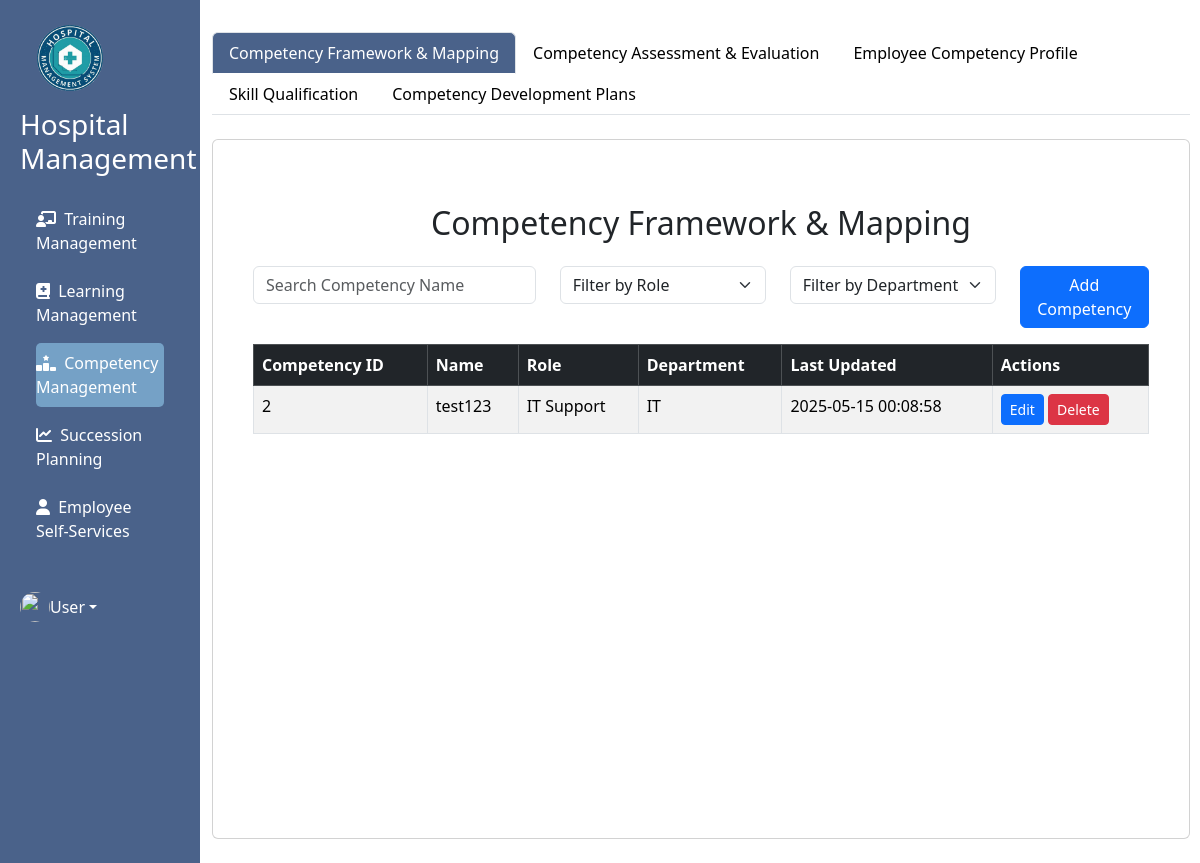
Page /hr_2/admin/competency/competency.php on the committed database.
### tables this page shows
CREATE TABLE `competency_framework` (
  `COMPETENCY_ID` int(11) NOT NULL,
  `NAME` varbinary(45) DEFAULT NULL,
  `ROLE` varbinary(45) DEFAULT NULL,
  `DEPARTMENT` varbinary(45) DEFAULT NULL,
  `LASTUPDATE` timestamp NULL DEFAULT current_timestamp() ON UPDATE current_timestamp(),
  `DESCRIPTION` blob DEFAULT NULL
);

### hr_2/admin/competency/competency.php (the view, shortened to what this page needs)
<?php
require_once("../../../phpcon/conn.php");
?>
<!DOCTYPE html>
<html lang="en">
<head>
    <link href="https://cdn.jsdelivr.net/npm/bootstrap@5.3.3/dist/css/bootstrap.min.css" rel="stylesheet">
    <link rel="stylesheet" href="https://cdnjs.cloudflare.com/ajax/libs/font-awesome/5.15.3/css/all.min.css" />
    <link rel="stylesheet" href="https://cdnjs.cloudflare.com/ajax/libs/font-awesome/6.5.2/css/all.min.css" />
    <link rel="stylesheet" href="https://site-assets.fontawesome.com/releases/v6.5.2/css/all.css" />
    <link href='https://unpkg.com/boxicons@2.1.4/css/boxicons.min.css' rel='stylesheet'>
    <link href="https://cdn.jsdelivr.net/npm/fullcalendar@6.1.9/main.min.css" rel="stylesheet" />
    <link rel="stylesheet" href="../../../tm.css?v=4.7">
</head>
<body>
<div class="container-fluid">
    <div class="row flex-nowrap">
        <div class="col-auto col-md-2 col-xl-2 px-sm-1 px-0 min-vh-100 bg-side">
            <div class="d-flex flex-column align-items-center align-items-sm-start px-3 pt-2 text-white">
                <a href="#!" class="d-flex text-decoration-none align-items-center mb-md-0 text-white">
                    <span class="fs-5 d-none d-sm-inline" style="color: white;">
                        <div class="media align-items-center">
                            <img src="logo.png" width="100" class="mr-3" alt="">
                        </div>
                        <h3>Hospital Management</h3>
                    </span>
                </a>
                <ul class="nav nav-link flex-column mb-sm-auto mb-0 align-items-center align-items-sm-center" id="menu">
                <li class="nav-item mt-2">
                        <a href="../training_management/training_management.php" class="nav-link  align-middle px-0 text-start">
                            <i class="fa-solid fa-chalkboard-user"></i>
                            <span class="ms-1 d-none d-sm-inline">Training Management</span>
                        </a>
                    </li>
                    <li class="nav-item mt-2">
                        <a href="../learning/learning.php" class="nav-link align-middle px-0 text-start">
                            <i class="fa-solid fa-book-medical"></i>
                            <span class="ms-1 d-none d-sm-inline">Learning Management</span>
                        </a>
                    </li>
                    <li class="nav-item mt-2">
                        <a href="../competency/competency.php" class="nav-link active align-middle px-0 text-start">
                            <i class="fa-solid fa-ranking-star"></i>
                            <span class="ms-1 d-none d-sm-inline">Competency Management</span>
                        </a>
                    </li>
                    <li class="nav-item mt-2">
                        <a href="../succession/succession.php" class="nav-link  align-middle px-0 text-start">
                            <i class="fa-solid fa-chart-line"></i>
                            <span class="ms-1 d-none d-sm-inline">Succession Planning</span>
                        </a>
                    </li>
                    <li class="nav-item mt-2">
                        <a href="../ESS/ess.php" class="nav-link  align-middle px-0 text-start">
                            <i class="fa-solid fa-user"></i>
                            <span class="ms-1 d-none d-sm-inline">Employee Self-Services</span>
                        </a>
                    </li>
                </ul>
                <div class="dropdown pb-4">
                  <a href="#" class="d-flex align-items-center text-white text-decoration-none dropdown-toggle" id="ddUser" data-bs-toggle="dropdown" aria-expanded="false">
                  <img src="" width="30" height="30" alt="" class="rounded-circle">
                  <span class="user" id="user">User</span></a>
                </div>
            </div>
        </div>
        <div class="col main-content py-4">
            <div class="row">
                <div class="col">
              <nav class="navbar navbar-expand-lg">
              <ul class="nav nav-tabs mb-3" id="pills-tab" role="tablist">
  <li class="nav-item">
    <button class="nav-link  active" id="pillsTI-tab" data-bs-toggle="pill" data-bs-target="#pillsCFM" aria-controls="pillsTPM" aria-selected="true">Competency Framework & Mapping</button>
  </li>
  <li class="nav-item">
    <button class="nav-link for-pills" id="pillsCPM-tab" data-bs-toggle="pill" data-bs-target="#pillsCAE" aria-controls="pillsCPM" aria-selected="false">Competency Assessment & Evaluation
    </button>
  </li>
  <li class="nav-item">
    <button class="nav-link for-pills" id="pillsSPD-tab" data-bs-toggle="pill" data-bs-target="#pillsECP" aria-controls="pillsEnrollment" aria-selected="false">Employee Competency Profile
    </button>
  </li>
  <li class="nav-item">
    <button class="nav-link for-pills" id="pillsSI-tab" data-bs-toggle="pill" data-bs-target="#pillsSGATR" aria-controls="pillsFaculty" aria-selected="false">Skill Qualification
    </button>
  </li>
  <li class="nav-item">
    <button class="nav-link for-pills" id="pillsSI-tab" data-bs-toggle="pill" data-bs-target="#pillsCDP" aria-controls="pillsFaculty" aria-selected="false">Competency Development Plans
    </button>
  </li>
</ul>
              </nav>
                <div class="card" style="height: 700px; overflow: hidden;">
  <div class="card-content" style="height: 100%;">
    <div class="card-body" style="height: 100%; display: flex; flex-direction: column;">
      <div class="container" style="flex: 1; overflow: hidden;">
<div class="tab-content" id="pills-tabContent">
  <div class="tab-pane fade show active" id="pillsCFM" role="tabpanel" >
        <div style="overflow-y: auto; height: 100%;">
        <div class="container mt-5">
  <h2 class="text-center mb-4">Competency Framework & Mapping</h2>
  <div class="row mb-3">
    <div class="col-md-4">
      <input type="text" class="form-control" placeholder="Search Competency Name">
    </div>
    <div class="col-md-3">
      <select class="form-select">
        <option selected>Filter by Role</option>
      </select>
    </div>
    <div class="col-md-3">
      <select class="form-select">
        <option selected>Filter by Department</option>
      </select>
    </div>
    <div class="col-md-2 text-end">
      <button class="btn btn-primary" data-bs-toggle="modal" data-bs-target="#addCF">Add Competency</button>
    </div>
  </div>
  <table class="table table-bordered table-striped">
    <thead class="table-dark">
      <tr>
        <th>Competency ID</th>
        <th>Name</th>
        <th>Role</th>
        <th>Department</th>
        <th>Last Updated</th>
        <th>Actions</th>
      </tr>
    </thead>
    <tbody>
      <?php
      $competencyfwquery="SELECT * FROM competency_framework";
      $competencyfwresult =$connection->query($competencyfwquery);
      ?>
      <?php while ($cfw=$competencyfwresult->fetch_assoc()):?>
      <tr>
      <td><?php echo htmlspecialchars($cfw['COMPETENCY_ID']); ?></td>
      <td><?php echo htmlspecialchars($cfw['NAME']); ?></td>
      <td><?php echo htmlspecialchars($cfw['ROLE']); ?></td>
      <td><?php echo htmlspecialchars($cfw['DEPARTMENT']); ?></td>
      <td><?php echo htmlspecialchars($cfw['LASTUPDATE']); ?></td>
      <td>
  <button class="btn btn-sm btn-primary" data-bs-toggle="modal" data-bs-target="#editCF<?php echo $cfw['COMPETENCY_ID']; ?>">Edit</button>
  <form action="deleteCompetencyFW.php" method="post" style="display:inline-block;" onsubmit="return confirm('Are you sure to delete this competency?');">
    <button type="submit" class="btn btn-sm btn-danger">Delete</button>
  </form>
</td>
      </tr>
    </tbody>
    <?php endwhile;?>
  </table>
</div>
        </div>
      </div>
         </div>
           </div>
    </div>
  </div>
</div>
                    </div>
                </div>
  </div>
</div>
            </div>
</body>
</html>

### tm.css (style rules this page uses)
.nav-tabs .nav-link { color: black !important; }
.nav-tabs .nav-link.active { color: white !important; background-color: #4A628A !important; }
.bg-side { background: #4A628A !important ; }
.nav-item { color: white ; }
.nav-link { color: white !important; }
.nav-link li .active { background-color: #75a1c6 !important; width: fit-content; height: fit-content; border-radius: 5px; }
html, body { height: 100%; margin: 0; padding: 0; overflow-x: hidden; }
.main-content { height: 100vh; overflow-y: auto; padding-right: 10px; }

### rows in the picture
competency_framework: COMPETENCY_ID "2", NAME "test123", ROLE "IT Support", DEPARTMENT "IT", LASTUPDATE "2025-05-15 00:08:58"
